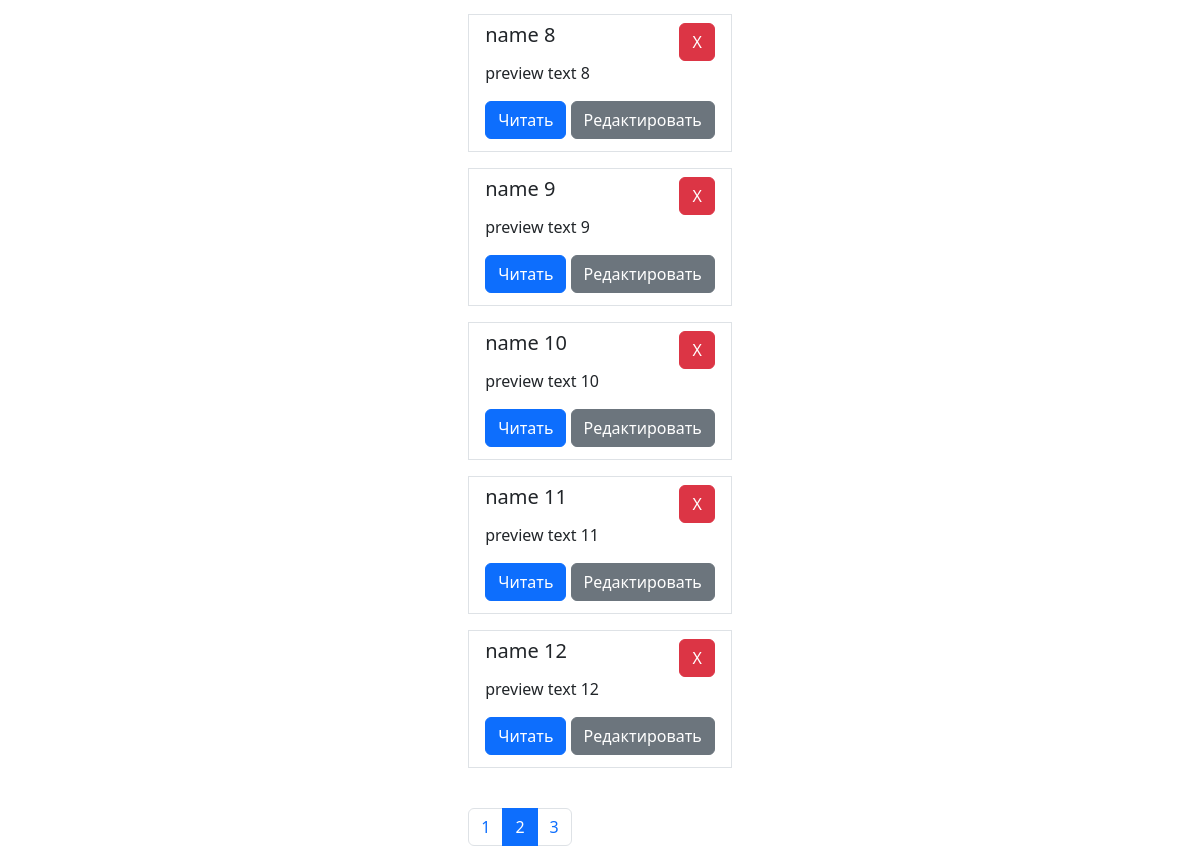
Before: / (lower part) with the older database file.
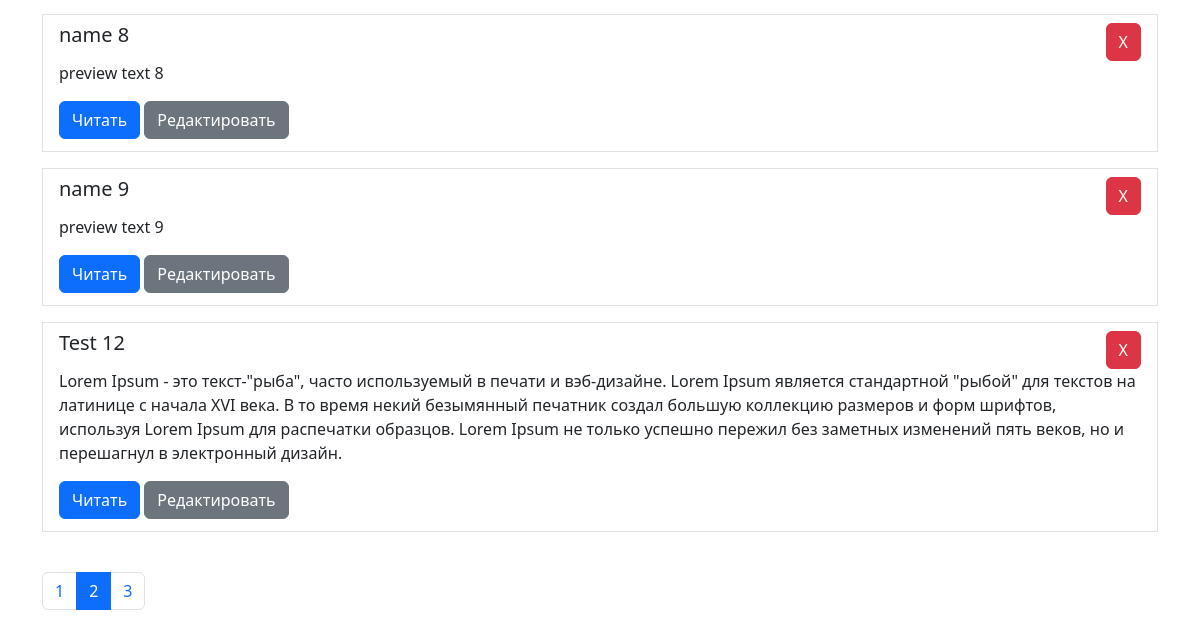
After: the same page with the newer database file.
### tables this page shows
CREATE TABLE news (
    id INTEGER PRIMARY KEY AUTOINCREMENT,
    name TEXT,
    preview TEXT,
    detail TEXT
);

### kernel/Router/Route.php (called while the page is built, shortened)
<?php
class Route
{
    public function getAction()
    {
        return $this->action;
    }
}

### kernel/View/View.php (called while the page is built, shortened)
<?php
class View
{
    public function show(string $name, array $data = []): void
    {
        $viewPath = APP_PATH."/views/$name.php";
        extract($data);
        include_once $viewPath;
    }
}

### kernel/Controller/Controller.php (called while the page is built, shortened)
<?php
abstract class Controller
{
    private View $view;
    private Database $database;
    public function setView(View $view): void
    {
        $this->view = $view;
    }
    public function view(string $name, array $data = []): void
    {
        $this->view->show($name, $data);
    }
    public function setDatabase(Database $database): void
    {
        $this->database = $database;
    }
    public function db(): Database
    {
        return $this->database;
    }
}

### src/Controllers/NewsController.php (called while the page is built, shortened)
<?php
class NewsController extends Controller
{
    public function index(): void
    {
        $news = $this->db()->all('news');
        $this->view('home', [
            'news' => $news,
        ]);
    }
}

### kernel/App.php (called while the page is built, shortened)
<?php
class App
{
    private Container $container;
    public function __construct()
    {
        $this->container = new Container();
    }
    public function init(): void
    {
        $this->container->router->dispatch(
            $this->container->request->uri(),
            $this->container->request->method()
        );
    }
}

### public/index.php (called while the page is built, shortened)
<?php
$app = new App();
$app->init();

### kernel/Database/Database.php (called while the page is built, shortened)
<?php
class Database
{
    private \PDO $pdo;
    private function connect()
    {
        $path = $this->config->get('DB_PATH');
        try {
            $this->pdo = new \PDO("sqlite:" . $path);
        } catch (\PDOException $exception) {
            exit($exception->getMessage());
        }
    }
    public function all(string $table): array
    {
        $result = [];
        $sql = "SELECT * FROM $table";
        $stmt = $this->pdo->prepare($sql);
        try {
            $stmt->execute();
        } catch (\PDOException $exception) {
            return false;
        }
        while ($row = $stmt->fetch(\PDO::FETCH_ASSOC)) {
            $result[] = [
                'id' => $row['id'],
                'name' => $row['name'],
                'preview' => $row['preview'],
                'detail' => $row['detail'],
            ];
        }
        return $result;
    }
}

### config/config.php (called while the page is built)
<?php
return [
    'DB_PATH' => APP_PATH . '\db.sqlite',
];

### kernel/Config/Config.php (called while the page is built, shortened)
<?php
class Config
{
    public function get(string $key, $default = null): mixed
    {
        $config = require APP_PATH."/config/config.php";
        return $config[$key] ?? $default;
    }
}

### views/home.php (the view, shortened to what this page needs)
<?php include_once 'includes/header.php'
?>
<div>
    <div class="list-group mt-4">
        <?php foreach ($news as $item): ?>
            <div class="mb-3">
                <div class="list-group-item list-group-item-action">
                    <div class="d-flex w-100 justify-content-between">
                        <h5 class="mb-1"><?= $item['name'] ?></h5>
                        <form action="/news/destroy"  method="post">
                            <button type="submit" class="btn btn-danger">X</button>
                        </form>
                    </div>
                    <p class="mb-1"><?= $item['preview'] ?></p>
                    <div class="mt-3 mb-1">
                        <a href="/news/show?id=<?= $item['id'] ?>" class="btn btn-primary">Читать</a>
                        <a href="/news/edit?id=<?= $item['id'] ?>" class="btn btn-secondary">Редактировать</a>
                    </div>
                </div>
            </div>
        <?php endforeach; ?>
    </div>
    <nav class="mt-4">
        <ul class="pagination">
            <li class="page-item"><a class="page-link" href="#">1</a></li>
            <li class="page-item active">
                <a class="page-link" href="#">2</a>
            </li>
            <li class="page-item"><a class="page-link" href="#">3</a></li>
        </ul>
    </nav>
</div>
<?php include_once 'includes/footer.php'?>

### kernel/Router/Router.php (shortened to what this page needs)
<?php
class Router
{
    private array $routes = [
        'GET' => [],
        'POST' => [],
    ];
    public function dispatch(string $uri, string $method): void
    {
        $route = $this->findRoute($uri, $method);
        if (is_array($route->getAction())) {
            $controller = new $controller();
            call_user_func([$controller, $route->getAction()[1]]);
        } else {
            call_user_func($route->getAction());
        }
    }
    private function getRoutes(): array
    {
        return require_once APP_PATH . "/config/routes.php";
    }
    private function setRoutes(): void
    {
        $routes = $this->getRoutes();
        foreach ($routes as $route) {
            $this->routes[$route->getMethod()][$route->getUri()] = $route;
        }
    }
    private function findRoute(string $uri, string $method): Route|false
    {
        return $this->routes[$method][$uri];
    }
}

### views/includes/header.php (shortened to what this page needs)
<!doctype html>
<html lang="en">
<head>
    <link href="https://cdn.jsdelivr.net/npm/bootstrap@5.3.3/dist/css/bootstrap.min.css" rel="stylesheet">
</head>
<body>
    <section class="container d-flex justify-content-center">

### views/includes/footer.php
    </section>
</body>
</html>

Changed rows visible on the page:
removed news: name "name 10", preview "preview text 10"
removed news: name "name 11", preview "preview text 11"
removed news: name "name 12", preview "preview text 12"
added news: name "Test 12", preview "Lorem Ipsum - это текст-\"рыба\", часто используемый в печати и вэб-дизайне. Lorem Ipsum является стандартной \"рыбой\" для текстов на латинице с начала XVI века. В то время некий безымянный печатник создал большую коллекцию размеров и форм шрифтов, используя Lorem Ipsum для распечатки образцов. Lorem Ipsum не только успешно пережил без заметных изменений пять веков, но и перешагнул в электронный дизайн."
